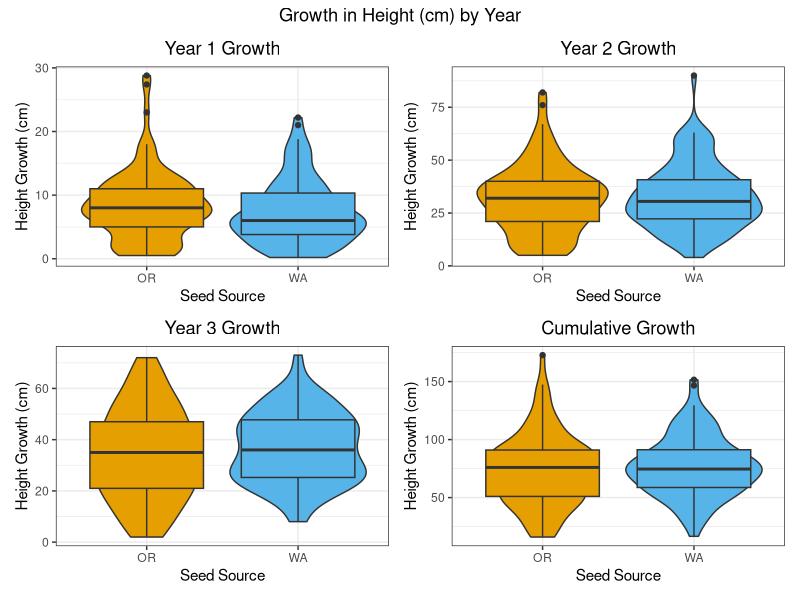
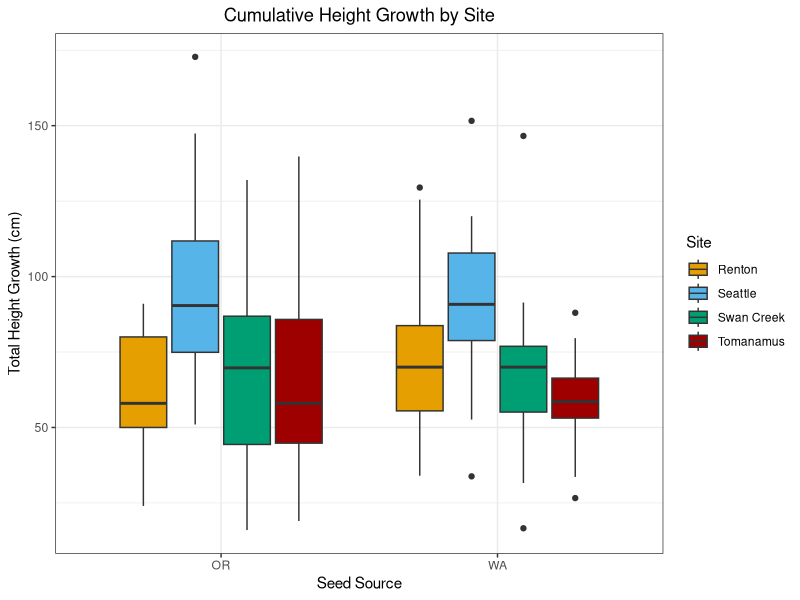
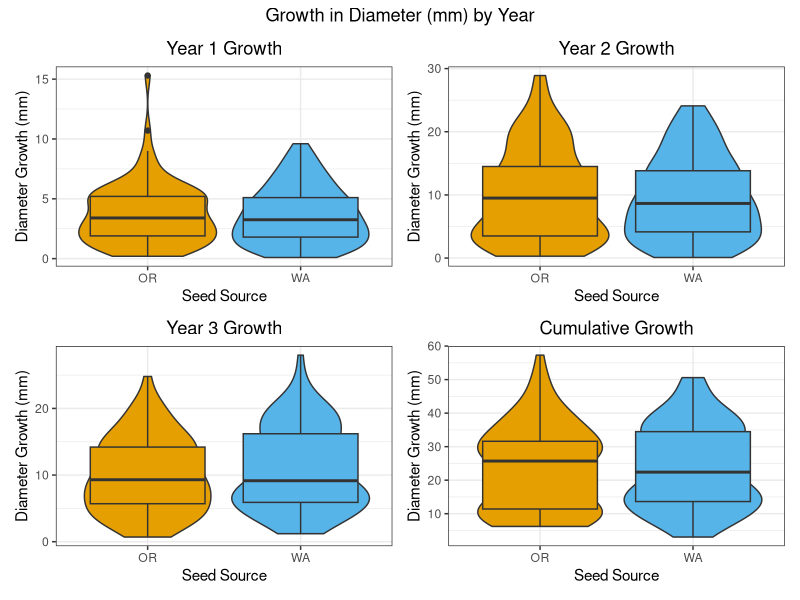
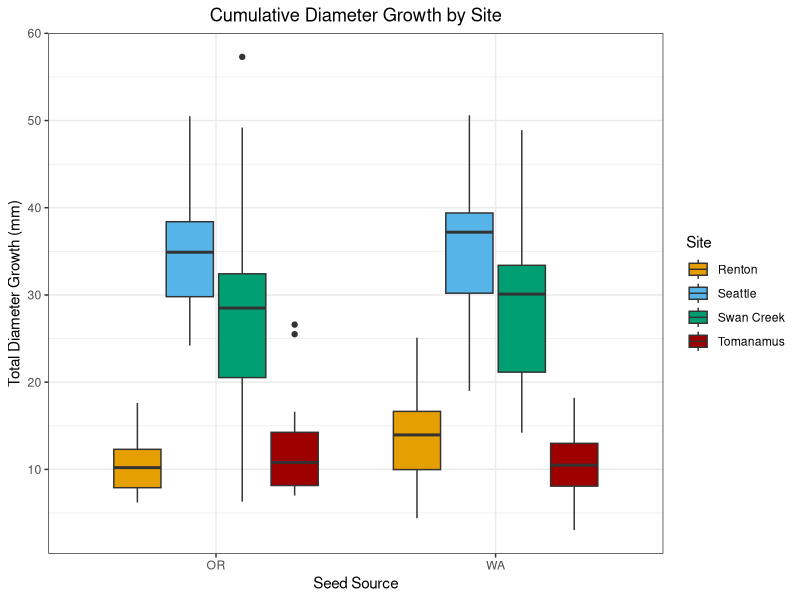
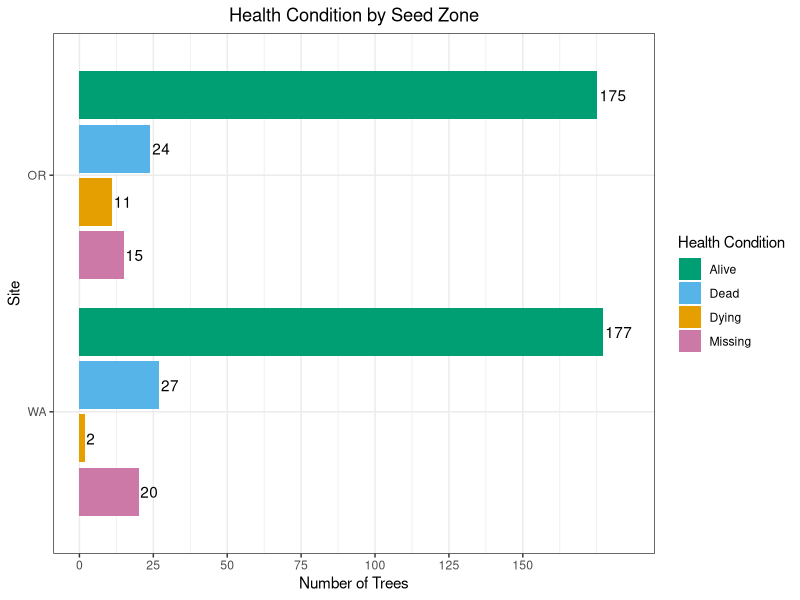
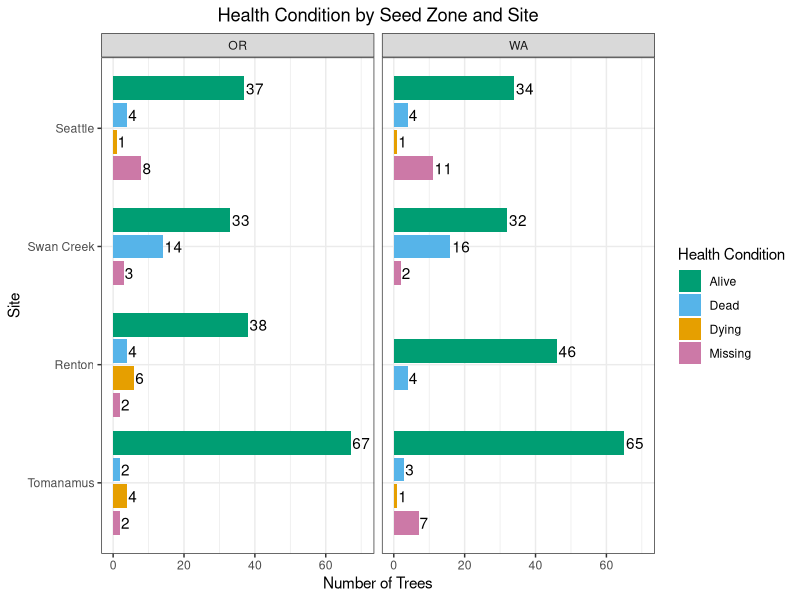

R code for these plots, in order:
## ---- chunk 1
knitr::opts_chunk$set(echo = FALSE)
## ---- chunk 2
library(tidyverse)
library(kableExtra)
library(patchwork)
library(zoo)
## ---- chunk 3
#2023 changes made in excel 
#y1$Seed.Zone[y1$Seed.Zone=="WA "] <- "WA"
#y1$X2022.Tree.Height..cm.[y1$X2022.Tree.Height..cm.==5408] <- 54.8
#y1$X2022.Tree.Diameter..mm.[y1$X2022.Tree.Diameter..mm.==110.0] <- 11
#y2$X2023.Tree.Diameter..mm.[y2X2022.Tree.Diameter..mm.==123] <- 12.3
#y2$X2023.Tree.Diameter..mm.[y2X2022.Tree.Diameter..mm.==135] <- 13.5

#2023 seattle OR data skipped tree number 14, moved 15, 16, 17 measurements up. 8 was missing
#2023 seattle OR site was missing trees 42 and 43, but recorded trees 39-41 in 2023 were better fit for previous 2022 measurements for 41-43. However, trees were in different row. very confused. Wondering if trees OR42 and OR43 actually got moved to end of OR31 row somehow after site was mapped? 
#2023 seattle OR last row trees 42,43, 46 and 50 were missing. However, tree number 45 fit better with tree 46, feeling confident tree recorded as 45 was actually 46, and 47 was actually missing because trees 47-49 were actually trees 48-50, adjusted
#2023 Swan Creek WA #141 included a 40cm height increase, which must be a mistake. Recommend excluding all trees with greater than 30cm height increases from first analyses. 
#2023 Swan Creek WA #171 included a 70cm height increase, which must be a mistake. Recommend excluding all trees with greater than 30cm height increases from first analyses. 
## ---- chunk 4
y1 <- read.csv("./data/2022 Measurements.csv")
library(readxl)
y2 <- read_excel("data/2023 MeasurementsCorrected.xlsx")
y3 <- read_excel("data/2024 Measurementsv3.xlsx")
y4 <- read_excel("data/2025 Measurements.xlsx", 
    sheet = "2025")
#rough2025 <- read_excel("data/2025 Measurements.xlsx", 
#    sheet = "2025 rough draft")

y1$Measurement.Year <- 2022
y2$Measurement.Year <- 2023
y3$Measurement.Year <- 2024

#rename columns to merge
#rough2025 <- rough2025 %>% 
#  rename("New Tree Number" = "Tree #") %>%
#  rename("Tree Diameter (mm)" = "DBH") %>%
#  rename("Tree Height (cm)" = "Height") %>%
#  rename("Health" = "Condition") %>%
#  rename("Date Measured" = "Measure Date") %>%
#  rename("Comment" = "Comments")

#rough2025 <- rough2025 %>%
#    mutate(Site = recode(Site, 'Discovery Park' = 'Seattle'))

#rough2025 <- rough2025 %>% select(-c("Seed Zone"))

#merge two sheets together based on tree number and site
#merged2025 <- left_join(rough2025, sheet2025, by=c("New Tree Number"="New Tree Number","Site" = "Site"))

#combine Health and Comment columns from both sheets
#merged2025 <- merged2025 %>%
#  mutate(`Health` = coalesce(`Health.x`,`Health.y`)) %>%
#  mutate(`Comment` = coalesce(`Comment.x`,`Comment.y`))

#if comments contain "browsed", mark elk browsed column as Y, otherwise mark N
y4 <- y4 %>%
  mutate(`Elk Browse` = case_when(
    grepl("browsed", Comment, ignore.case = TRUE) ~ "Y",
    TRUE ~ "N" # Keep the original value if no match is found
  ))

#remove duplicate columns
#y4 <- merged2025 %>% select(-c("Tree Height (cm).y","Tree Diameter (mm).y", "Comment.y","Health.y","Year Measured","Date Measured.y","Comment.x","Health.x"))

#add measurement year
y4 <- cbind(y4, Measurement.Year= 2025)
y4 <- y4 %>% select(-c("Year Measured"))

#add tree numbers for first year
y1 <- y1 %>% mutate(`Temp Tree Number` = row_number())

#remove unnecessary columns
y1 <- y1 %>% select(-c("Year.Measured","Color"))
y2 <- y2 %>% select(-c("Year Measured","Color"))
y3 <- y3 %>% select(-c("Year Measured"))

#rename columns to match other years
y1 <- y1 %>% 
  rename("Tree Height (cm)" = "Tree.Height..cm.") %>%
  rename("Tree Diameter (mm)" = "Tree.Diameter..mm.") %>%
  rename("Seed Zone" = "Seed.Zone") %>%
  rename("Date Measured" = "Date.Measured") %>%
  rename("Tree Number" = "Tree.Number") %>%
  rename("Date Planted" = "Date.Planted")
## ---- chunk 5
#change date format to match year 4
y1$`Date Measured` <- as.Date(y1$`Date Measured`,format = "%m/%d/%y")
y1$`Date Planted` <- as.Date(y1$`Date Planted`,format = "%m/%d/%y")
y2$`Date Measured` <- as.Date(y2$`Date Measured`,format ="%m/%d/%y")
y3$`Date Measured` <- as.Date(y3$`Date Measured`,format ="%m/%d/%y")
y4$`Date Measured` <- as.Date(y4$`Date Measured`,format = "%m/%d/%y")

#in Year 1, if health condition is NA, change it to alive
y1 <- y1 %>%
  mutate(Health = ifelse(is.na(Health), "Alive", Health))

#bind all year dataframes together
trees.bind <- bind_rows(y1,y2) %>% bind_rows(.,y3) %>% bind_rows(.,y4) %>% filter(Site!="" & Site!="Puyallup") %>% droplevels()

#trees.bind[130, "Health"] <- "Dead"
#trees.bind[167, "Health"] <- "Dying"

## ---- chunk 6
#labeling consistency
trees.bind$Health[trees.bind$Health==""] <- "Missing"
trees.bind$Health[trees.bind$Health=="missing"] <- "Missing"
trees.bind$`Seed Zone`[trees.bind$`Seed Zone`=="Wa"] <- "WA"
trees.bind <- trees.bind %>% droplevels()

#if comments contain "browsed", mark elk browsed column as Y, otherwise mark N
trees.bind <- trees.bind %>%
  mutate(`Elk Browse` = case_when(
    grepl("browsed", Comment, ignore.case = TRUE) ~ "Y",
    TRUE ~ "N" # Keep the original value if no match is found
  ))

#if comments contain "missing/presumed dead" change health condition to missing
trees.bind <- trees.bind %>%
  mutate(`Health` = case_when(
    grepl("Missing/presumed dead", Comment, ignore.case = TRUE) ~ "Missing",
    TRUE ~ `Health` # Keep the original value if no match is found
  ))
## ---- chunk 7
#use New Tree Number if not NA, otherwise use Tree Number
trees.bind <- trees.bind %>% group_by(`Tree Number`, Site, `Seed Zone`) %>% mutate(`New Tree Number` = if_else(is.na(`New Tree Number`),first(na.omit(`New Tree Number`)),`New Tree Number`)) %>%ungroup()

#use Temp Tree Number if not NA, otherwise use Tree Number
trees.bind <- trees.bind %>% group_by(`Tree Number`, Site, `Seed Zone`) %>% mutate(`Temp Tree Number` = if_else(is.na(`Temp Tree Number`),first(na.omit(`Temp Tree Number`)),`Temp Tree Number`)) %>%ungroup()

trees.bind <- trees.bind %>%  group_by(`Tree Number`, Site, `Seed Zone`) %>% mutate(`Date Planted` = if_else(is.na(`Date Planted`),first(na.omit(`Date Planted`)),`Date Planted`)) %>%ungroup()
## ---- chunk 8
trees.bind$`Date Measured` <- as.Date(trees.bind$`Date Measured`,"%m/%d/%y")
trees.bind$`Date Planted` <- as.Date(trees.bind$`Date Planted`,"%m/%d/%y")
trees.bind <- trees.bind %>% mutate(`Planted Growth Days`=`Date Measured`-`Date Planted`)
## ---- chunk 9
trees <- trees.bind

dead.trees <- trees %>%
  filter(Health == "Dead")

matching.trees <- trees %>%
  inner_join(dead.trees, by = "Tree Number", relationship = "many-to-many")

#if previous year's health condition is dead change following years health condition to dead
trees <- trees %>%
  group_by(`Tree Number`, Site, `Seed Zone`) %>%
  arrange(Measurement.Year) %>%
  mutate(Previous_Value = lag(Health), Health = case_when(!is.na(Previous_Value) & Previous_Value == "Dead" ~ "Dead", TRUE ~ Health)) %>%
  select(-Previous_Value)

#if previous year's health condition is dying and current year's health condition is missing, change current year's health condition to dead
trees <- trees %>%
  group_by(`Tree Number`, Site, `Seed Zone`) %>%
  mutate(Health = case_when(lag(Health, n= 1, order_by = Measurement.Year) == "Dying" & Health == "Missing" ~ "Dead", TRUE ~ Health))

trees <- trees %>%
  group_by(`Tree Number`, Site, `Seed Zone`) %>%
  arrange(Measurement.Year) %>%
  mutate(Previous.Health = lag(Health), Health = case_when(is.na(Health) ~ Previous.Health, TRUE ~ Health)) %>%
  select(-Previous.Health)

#create final health column and if most current year's health condition is missing. use previous year's
trees <- trees %>%
  group_by(`Tree Number`, Site, `Seed Zone`) %>%
  tidyr::complete(Measurement.Year = seq(min(Measurement.Year), max(Measurement.Year)), fill = list(Health = NA)) %>%
  mutate(Final.Health = last(Health)) %>%
  mutate(Final.Health = zoo::na.locf(Final.Health, na.rm =  FALSE, fromLast = TRUE)) %>%
  mutate(Final.Health = ifelse(is.na(Health) & is.na(Final.Health), NA, Final.Health)) %>%
  ungroup()
## ---- chunk 10
#VERSION WITH NO BROWSED TREES
#trees.no.browse <- trees.bind %>%
#  group_by(Tree.Number, Site, Seed.Zone) %>%
#  filter(Elk.Browse !="Y") %>% ungroup()

#trees.no.browse <- trees.no.browse %>%
#  group_by(Tree.Number, Site, Seed.Zone) %>%
# arrange(Measurement.Year) %>%
#  mutate(Previous_Value = lag(Health), Health = case_when(!is.na(Previous_Value) & Previous_Value == "Dead" ~ "Dead", TRUE ~ Health)) %>%
#  select(-Previous_Value)

#if previous year's health condition is dying and current year's health condition is missing, change current year's health condition to dead
#trees.no.browse <- trees.no.browse %>%
#  group_by(Tree.Number, Site, Seed.Zone) %>%
#  mutate(Health = case_when(lag(Health, n= 1, order_by = Measurement.Year) == "Dying" & Health == "Missing" ~ "Dead", TRUE ~ Health))

#trees.no.browse <- trees.no.browse %>%
#  group_by(Tree.Number, Site, Seed.Zone) %>%
#  arrange(Measurement.Year) %>%
#  mutate(Previous.Health = lag(Health), Health = case_when(is.na(Health) ~ Previous.Health, TRUE ~ Health)) %>%
#  select(-Previous.Health)

#create final health column and if most current year's health condition is missing. use previous year's
#trees.no.browse <- trees.no.browse %>%
#  group_by(Tree.Number, Site, Seed.Zone) %>%
#  tidyr::complete(Measurement.Year = seq(min(Measurement.Year), max(Measurement.Year)), fill = list(Health = NA)) %>%
#  mutate(Final.Health = last(Health)) %>%
#  mutate(Final.Health = na.locf(Final.Health, na.rm =  FALSE, fromLast = TRUE)) %>%
#  mutate(Final.Health = ifelse(is.na(Health) & is.na(Final.Health), NA, Final.Health)) %>%
#  ungroup()
## ---- chunk 11
trees$Site <- as.factor(trees$Site)
trees$Seed.Zone <-as.factor(trees$`Seed Zone`)
trees$Health <- as.factor(trees$Health)
## ---- chunk 12
#trees.no.browse$Site <- as.factor(trees.no.browse$Site)
#trees.no.browse$Seed.Zone <-as.factor(trees.no.browse$Seed.Zone)
#trees.no.browse$Health <- as.factor(trees.no.browse$Health)
## ---- chunk 13
# NOTE RENTON OR TREE 180 was entered twice or there is two values for it. We need to look into this further, but for now we removed it from the data.
## ---- chunk 14
trees <- trees %>% filter(`Tree Number`!=180 | Site!="Renton" | `Seed Zone`!="OR")
#trees.no.browse <- trees.no.browse %>% filter(Tree.Number!=180 | Site!="Renton" | Seed.Zone!="OR")
## ---- chunk 15
trees.wide <- trees %>% pivot_wider(
    id_cols = c(`Tree Number`, Site, `Seed Zone`, `New Tree Number`),
    names_from = Measurement.Year,
    values_from = c(`Tree Height (cm)`, `Tree Diameter (mm)`),
    names_glue = "{.value}_{Measurement.Year}") 

#ver with no browsed trees
#trees.wide <- trees.no.browse %>% pivot_wider(
#    id_cols = c(Tree.Number, Site, Seed.Zone, New.Tree.Number),
#    names_from = Measurement.Year,
#    values_from = c(Tree.Height..cm., Tree.Diameter..mm.),
#    names_glue = "{.value}_{Measurement.Year}") 
## ---- chunk 16
# see if there are any duplicate trees based on number, site, seed zone and year
#{trees} |> summarize(n = n(), .by = c(Tree.Number, Site, Seed.Zone, Measurement.Year)) |> filter(n > 1L)
## ---- chunk 17
trees.wide.growth <- trees.wide %>% mutate(y1.height.growth = `Tree Height (cm)_2023`-`Tree Height (cm)_2022`, y2.height.growth = `Tree Height (cm)_2024`-`Tree Height (cm)_2023`, y3.height.growth = `Tree Height (cm)_2025`-`Tree Height (cm)_2024`, y1.diameter.growth = `Tree Diameter (mm)_2023`-`Tree Diameter (mm)_2022`, y2.diameter.growth = `Tree Diameter (mm)_2024`-`Tree Diameter (mm)_2023`, y3.diameter.growth = `Tree Diameter (mm)_2025` - `Tree Diameter (mm)_2024`, total.height.growth = `Tree Height (cm)_2025`-`Tree Height (cm)_2022`, total.diameter.growth = `Tree Diameter (mm)_2025`-`Tree Diameter (mm)_2022`)
## ---- chunk 18
#trees.partial <- trees[1,2,3,9,11,12,13]
#trees.wide.joined <- left_join(trees.wide.growth, trees.partial, by=c("Tree.Number", "Site", "Seed.Zone"))
## ---- chunk 19
#tree.growth <- trees %>% group_by(Tree.Number, Site, Seed.Zone) %>% arrange(Measurement.Year) %>% mutate(Height.Growth = Tree.Height..cm. - lag(Tree.Height..cm.), Diameter.Growth = Tree.Diameter..mm. - lag(Tree.Diameter..mm.)) %>% ungroup()
## ---- chunk 20
#tree.growth.year <- tree.growth %>% group_by(Tree.Number, Site, Seed.Zone, Measurement.Year) %>% reframe(Heigh.Growth=Height.Growth,Diameter.Growth=Diameter.Growth)
## ---- chunk 21
#trees <- left_join(trees,tree.growth.year, by=c("Tree.Number", "Site", "Seed.Zone", "Measurement.Year"))
## ---- chunk 22
# FILTERED ALL TREES with NEGATIVE height increases or NEGATIVE diameter increases
#Data cleaning
#neg.trees <- trees %>% filter(Height.Growth<0)
#neg.trees <- neg.trees[c(1,2,3,5,6,12,13,20,21)]
#pos.trees <- trees %>% filter(Height.Growth>20)
## ---- chunk 23
#trees.pos <- tree.growth %>% filter(Height.Growth>0 & Diameter.Growth>0)  
## ---- chunk 24
trees.wide.pos.total <- trees.wide.growth %>% filter(total.height.growth>0 & total.diameter.growth>0)
trees.wide.pos.y1 <- trees.wide.growth %>% filter(y1.height.growth>0 & y1.diameter.growth>0)
trees.wide.pos.y2 <- trees.wide.growth %>% filter(y2.height.growth>0 & y2.diameter.growth>0)
trees.wide.pos.y3 <- trees.wide.growth %>% filter(y3.height.growth>0 & y3.diameter.growth>0)
trees.wide.pos.all <- trees.wide.growth %>% filter(y1.height.growth>0 & y1.diameter.growth>0 & y2.height.growth>0 & y2.diameter.growth>0 & y3.height.growth>0 & y3.diameter.growth>0)
## ---- chunk 25
#a few possible mistakes in measurements with trees greater than 30cm height increase. Removing trees above 24 increase also removes Seattle OR Trees 39-41 which were off in measurements, trees were possibly moved after mapping? 
## ---- chunk 26
#create table summarizing when sites were planted and remeasured.
## ---- chunk 27
#Site.Summary <- trees.pos %>% group_by(Site,Seed.Zone,Measurement.Year) %>% summarize(n=n()) %>% left_join(.,trees.pos,by=c("Site","Seed.Zone","Measurement.Year"),multiple="first")

Site.Summary <- trees.wide.pos.all %>% group_by(Site,`Seed Zone`) %>% summarize(n=n())
kable(Site.Summary[c(1,2,3)], col.names = c("Site", "Seed Zone", "Number of Trees")) %>% kable_material(c("striped", "hover","condensed"))
## ---- chunk 28
#trees.summary <- trees.wide.pos.all %>% group_by(Seed.Zone)  %>% summarize(
#n=n(),
#mean.height.2024=mean(Tree.Height..cm._2024),
#mean.diameter.2024=mean(Tree.Diameter..mm._2024),
#mean.y1.height.growth=mean(y1.height.growth,na.rm=TRUE),
#mean.y1.diameter.growth=mean(y1.diameter.growth,na.rm=TRUE),
#mean.y2.height.growth=mean(y2.height.growth,na.rm=TRUE),
#mean.y2.diameter.growth=mean(y2.diameter.growth,na.rm=TRUE),
#mean.total.height.growth=mean(total.height.growth,na.rm=TRUE),
#mean.total.diameter.growth=mean(total.diameter.growth,na.rm=TRUE))
#kable(trees.summary,digits = 2,format = "html", table.attr='class="scrollable-table"') %>% kable_material(c("striped", "hover","condensed")) %>% kable_styling(full_width = F) %>% scroll_box(height = "300px")

trees.summary <- trees.wide.pos.all %>% group_by(`Seed Zone`)  %>% summarize(
n=n(),
mean.height.2025=mean(`Tree Height (cm)_2025`),
mean.diameter.2025=mean(`Tree Diameter (mm)_2025`),
mean.y1.height.growth=mean(y1.height.growth,na.rm=TRUE),
mean.y1.diameter.growth=mean(y1.diameter.growth,na.rm=TRUE),
mean.y2.height.growth=mean(y2.height.growth,na.rm=TRUE),
mean.y2.diameter.growth=mean(y2.diameter.growth,na.rm=TRUE),
mean.y3.diameter.growth=mean(y3.diameter.growth,na.rm=TRUE),
mean.y3.height.growth=mean(y3.height.growth,na.rm=TRUE),
mean.total.height.growth=mean(total.height.growth,na.rm=TRUE),
mean.total.diameter.growth=mean(total.diameter.growth,na.rm=TRUE))
library(knitr)
kable(trees.summary,col.names = c("Seed Zone", "Number of Trees", "2025 Mean Height (cm)", "2025 Mean Diameter (mm)", "Mean Year 1 Height Growth (cm)", "Mean Year 1 Diameter Growth (mm)", "Mean Year 2 Height Growth (cm)","Mean Year 2 Diameter Growth (mm)", "Mean Year 3 Height Growth (cm)","Mean Year 3 Diameter Growth (mm)", "Total Mean Height Growth (cm)","Total Mean Diameter Growth (mm)"), digits = 2,format = "html", table.attr='class="scrollable-table"') %>% kable_material(c("striped", "hover","condensed")) %>% kable_styling(full_width = F) %>% scroll_box(height = "300px")
## ---- chunk 29
trees.summary.sites <- trees.wide.pos.all %>% group_by(Site,`Seed Zone`)  %>% summarize(
n=n(),
mean.height.2025=mean(`Tree Height (cm)_2025`),
mean.diameter.2025=mean(`Tree Diameter (mm)_2025`),
mean.y1.height.growth=mean(y1.height.growth,na.rm=TRUE),
mean.y1.diameter.growth=mean(y1.diameter.growth,na.rm=TRUE),
mean.y2.height.growth=mean(y2.height.growth,na.rm=TRUE),
mean.y2.diameter.growth=mean(y2.diameter.growth,na.rm=TRUE),
mean.y3.diameter.growth=mean(y3.diameter.growth,na.rm=TRUE),
mean.y3.height.growth=mean(y3.height.growth, na.rm = TRUE),
mean.total.height.growth=mean(total.height.growth,na.rm=TRUE),
mean.total.diameter.growth=mean(total.diameter.growth,na.rm=TRUE))
library(knitr)
kable(trees.summary.sites, col.names = c("Site", "Seed Zone", "Number of Trees", "2025 Mean Height (cm)", "2025 Mean Diameter (mm)", "Mean Year 1 Height Growth (cm)", "Mean Year 1 Diameter Growth (mm)", "Mean Year 2 Height Growth (cm)","Mean Year 2 Diameter Growth (mm)", "Mean Year 3 Height Growth (cm)","Mean Year 3 Diameter Growth (mm)", "Total Mean Height Growth (cm)","Total Mean Diameter Growth (mm)"), digits = 2) %>% kable_material(c("striped", "hover","condensed")) %>% kable_styling(full_width = F) %>% scroll_box(height = "300px")
## ---- chunk 30

P1 <- ggplot(trees.wide.pos.all,aes(`Seed Zone`,y1.height.growth,fill=`Seed Zone`)) +geom_violin() +geom_boxplot() +theme_bw()+guides(fill="none") +scale_fill_manual(values=c("#E69F00", "#56B4E9")) +labs(y= "Height Growth (cm)", x= "Seed Source",title="Year 1 Growth") + theme(plot.title = element_text(hjust = 0.5))
P2 <- ggplot(trees.wide.pos.all,aes(`Seed Zone`,y2.height.growth,fill=`Seed Zone`)) +geom_violin() +geom_boxplot() +theme_bw()+guides(fill="none") +scale_fill_manual(values=c("#E69F00", "#56B4E9")) +labs(y= "Height Growth (cm)",x= "Seed Source",title="Year 2 Growth") + theme(plot.title = element_text(hjust = 0.5))
P3 <- ggplot(trees.wide.pos.all,aes(`Seed Zone`,y3.height.growth,fill=`Seed Zone`)) +geom_violin() +geom_boxplot() +theme_bw()+guides(fill="none") +scale_fill_manual(values=c("#E69F00", "#56B4E9")) +labs(y= "Height Growth (cm)",x= "Seed Source",title="Year 3 Growth") + theme(plot.title = element_text(hjust = 0.5))
P4 <- ggplot(trees.wide.pos.all,aes(`Seed Zone`,total.height.growth,fill=`Seed Zone`)) +geom_violin() +geom_boxplot() +theme_bw()+guides(fill="none") +scale_fill_manual(values=c("#E69F00", "#56B4E9")) +labs(y= "Height Growth (cm)",x= "Seed Source",title="Cumulative Growth") + theme(plot.title = element_text(hjust = 0.5))
?ggplot

height_plots <- P1 + P2 + P3 + P4
height_plots + plot_annotation(title = "Growth in Height (cm) by Year", theme = theme(plot.title = element_text(hjust = 0.5)))
## ---- chunk 31
ggplot(trees.wide.pos.all,aes(`Seed Zone`,total.height.growth,fill=Site)) +geom_boxplot() +theme_bw() +scale_fill_manual(values=c("#E69F00", "#56B4E9", "#009E73","#9e0000")) + labs(y= "Total Height Growth (cm)",x= "Seed Source",title="Cumulative Height Growth by Site") + theme(plot.title = element_text(hjust = 0.5))
## ---- chunk 32
P1 <- ggplot(trees.wide.pos.all,aes(`Seed Zone`,y1.diameter.growth,fill=`Seed Zone`)) +geom_violin() +geom_boxplot() +theme_bw()+guides(fill="none") +scale_fill_manual(values=c("#E69F00", "#56B4E9")) +labs(y= "Diameter Growth (mm)", x= "Seed Source" ,title="Year 1 Growth") + theme(plot.title = element_text(hjust = 0.5))
P2 <- ggplot(trees.wide.pos.all,aes(`Seed Zone`,y2.diameter.growth,fill=`Seed Zone`)) +geom_violin() +geom_boxplot() +theme_bw()+guides(fill="none") +scale_fill_manual(values=c("#E69F00", "#56B4E9")) +labs(y= "Diameter Growth (mm)",x= "Seed Source",title="Year 2 Growth") + theme(plot.title = element_text(hjust = 0.5))
P3 <- ggplot(trees.wide.pos.all,aes(`Seed Zone`,y3.diameter.growth,fill=`Seed Zone`)) +geom_violin() +geom_boxplot() +theme_bw()+guides(fill="none") +scale_fill_manual(values=c("#E69F00", "#56B4E9")) +labs(y= "Diameter Growth (mm)",x= "Seed Source",title="Year 3 Growth") + theme(plot.title = element_text(hjust = 0.5))
P4 <- ggplot(trees.wide.pos.all,aes(`Seed Zone`,total.diameter.growth,fill=`Seed Zone`)) +geom_violin() +geom_boxplot() +theme_bw()+guides(fill="none") +scale_fill_manual(values=c("#E69F00", "#56B4E9")) +labs(y= "Diameter Growth (mm)",x= "Seed Source",title="Cumulative Growth") + theme(plot.title = element_text(hjust = 0.5))

diameter_plots <- P1 + P2 + P3 + P4
diameter_plots + plot_annotation(title = "Growth in Diameter (mm) by Year", theme = theme(plot.title = element_text(hjust = 0.5)))
## ---- chunk 33
ggplot(trees.wide.pos.all,aes(`Seed Zone`,total.diameter.growth,fill=Site)) +geom_boxplot() +theme_bw() +scale_fill_manual(values=c("#E69F00", "#56B4E9", "#009E73", "#9e0000")) + labs(y= "Total Diameter Growth (mm)",x= "Seed Source",title="Cumulative Diameter Growth by Site") + theme(plot.title = element_text(hjust = 0.5))
## ---- chunk 34
trees.condition.zone <- trees %>% group_by(`Seed Zone`,Final.Health) %>% summarize(n=n_distinct(`Temp Tree Number`)) %>% filter(Final.Health!="NA")
kable(trees.condition.zone) %>% kable_material(c("striped", "hover","condensed"))

#trees.condition.zone <- trees.no.browse %>% group_by(Seed.Zone,Final.Health) %>% summarize(n=n_distinct(Temp.Tree.Number)) %>% filter(Final.Health!="NA")
#kable(trees.condition.zone) %>% kable_material(c("striped", "hover","condensed"))
## ---- chunk 35
ggplot(trees.condition.zone,aes(x = reorder(`Seed Zone`, -n),n,fill=Final.Health))+geom_col(position = position_dodge2(preserve = "single",reverse=TRUE))+theme_bw()+coord_flip()+ scale_y_continuous(breaks = c(0,25,50,75,100,125,150),expand = expansion(mult = c(0.05, 0.1))) +scale_fill_manual(values=c( "#009E73","#56B4E9","#E69F00","#CC79A7"))+labs(x="Site",y="Number of Trees",title ="Health Condition by Seed Zone", fill="Health Condition") +geom_text(aes(label=n,group=Final.Health),position = position_dodge2(width=0.9,preserve = "single",reverse=TRUE),hjust=-0.1) + theme(plot.title = element_text(hjust = 0.5))
## ---- chunk 36
trees.condition <- trees %>% group_by(Site,`Seed Zone`,Final.Health) %>% summarize(n=n_distinct(`Temp Tree Number`)) %>% filter(Final.Health!="NA")
kable(trees.condition) %>% kable_material(c("striped", "hover","condensed"))
#trees.condition <- trees.no.browse %>% group_by(Site,Seed.Zone,Final.Health) %>% summarize(n=n_distinct(Temp.Tree.Number)) %>% filter(Final.Health!="NA")
#kable(trees.condition) %>% kable_material(c("striped", "hover","condensed"))
## ---- chunk 37
trees.condition$Final.Health <- factor(trees.condition$Final.Health, levels=c('Alive','Dead','Dying','Missing'))
## ---- chunk 38
ggplot(trees.condition,aes(x = reorder(Site, -n),n,fill=Final.Health))+facet_wrap(~`Seed Zone`)+geom_col(position = position_dodge2(preserve = "single",reverse=TRUE))+theme_bw()+coord_flip() + scale_y_continuous(expand = expansion(mult = c(0.05, 0.1))) +scale_fill_manual(values=c( "#009E73","#56B4E9","#E69F00","#CC79A7"))+labs(x="Site",y="Number of Trees", title = "Health Condition by Seed Zone and Site",fill="Health Condition") +geom_text(aes(label=n,group=Final.Health),position = position_dodge2(width=0.9,preserve = "single",reverse=TRUE),hjust=-0.1) + theme(plot.title = element_text(hjust = 0.5))
